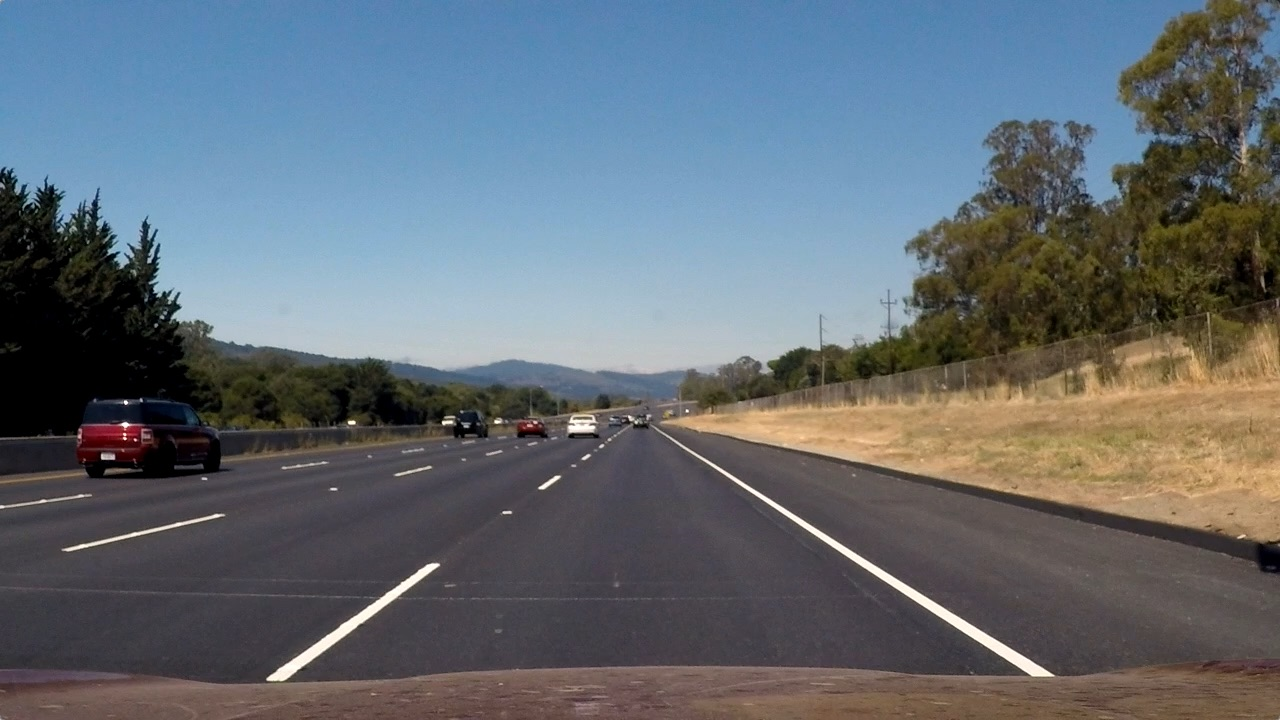
#> input picture test_images/straight_lines2.jpg, 1280 x 720 px
$ python perspective.py
#> lines starting #> are read from the running program, lines starting #| are printed output that depends on the picture; after the words box and inside, x2 and y2 are one past the last pixel; in counts of white or black regions, pixels touching at a corner belong together
### undistort.py
import numpy as np
import cv2


calibration = np.load('camera_cal/calib.npz')
#> (reads camera_cal/calib.npz from the repository)
mtx = calibration['mtx']
dist = calibration['dist']


def undistort(img):
    """Undistort an image using the lecture approach (getOptimalNewCameraMatrix)."""
    h, w = img.shape[:2]
    newCameraMtx, roi = cv2.getOptimalNewCameraMatrix(mtx, dist, (w, h), 0, (w, h))
    return cv2.undistort(img, mtx, dist, None, newCameraMtx)

# [9 lines that do not run on import are left out]

### thresholded_binary.py
import numpy as np
import cv2 as cv

from undistort import undistort


def sobel_x_mask(img, thresh=40, ksize=3):
    """Binary mask of vertical edges (Sobel along the X axis)."""
    gray = cv.cvtColor(img, cv.COLOR_BGR2GRAY)
    gray = cv.GaussianBlur(gray, (5, 5), 0)
    sobelX = cv.Sobel(gray, ddepth=cv.CV_32F, dx=1, dy=0, ksize=ksize)
    absX = np.absolute(sobelX)
    scaled = np.uint8(255 * absX / np.max(absX))
    _, mask = cv.threshold(scaled, thresh, 255, cv.THRESH_BINARY)
    return mask


def color_mask(img):
    """Binary mask of yellow and white lane markings in HSV."""
    hsv = cv.cvtColor(img, cv.COLOR_BGR2HSV)
    yellow = cv.inRange(hsv, np.array([15, 80, 60]), np.array([35, 255, 255]))
    white = cv.inRange(hsv, np.array([0, 0, 200]), np.array([179, 30, 255]))
    return cv.bitwise_or(yellow, white)


def threshold(img):
    """Combine gradient and color into one binary image and remove small specks."""
    combined = cv.bitwise_or(sobel_x_mask(img), color_mask(img))
    kernel = np.ones((3, 3), np.uint8)
    return cv.morphologyEx(combined, cv.MORPH_OPEN, kernel)

# [10 lines that do not run on import are left out]

### perspective.py
import numpy as np
import cv2 as cv

from undistort import undistort
from thresholded_binary import threshold

SRC = np.float32([[598, 460], [706, 460], [1071, 718], [247, 719]])

DST = np.float32([[320, 0], [960, 0], [960, 720], [320, 720]])

M = cv.getPerspectiveTransform(SRC, DST)
M_INV = cv.getPerspectiveTransform(DST, SRC)


def warp(img):
    """Transform an image to the bird's-eye view."""
    h, w = img.shape[:2]
    return cv.warpPerspective(img, M, (w, h), flags=cv.INTER_LINEAR)


if __name__ == '__main__':
    img = undistort(cv.imread('test_images/straight_lines2.jpg'))
#> in undistort, `h, w = img.shape[:2]`: h = 720; w = 1280
#> in undistort, `newCameraMtx, roi = cv2.getOptimalNewCameraMatrix(mtx, dist, (w, h), 0..`: newCameraMtx = [[1044.4, 0, 680.3], [0, 1121, 390.6], [0, 0, 1]]; roi = (0, 0, 1279, 719)

    annotated = img.copy()
    cv.polylines(annotated, [SRC.astype(np.int32)], True, (0, 0, 255), 2)
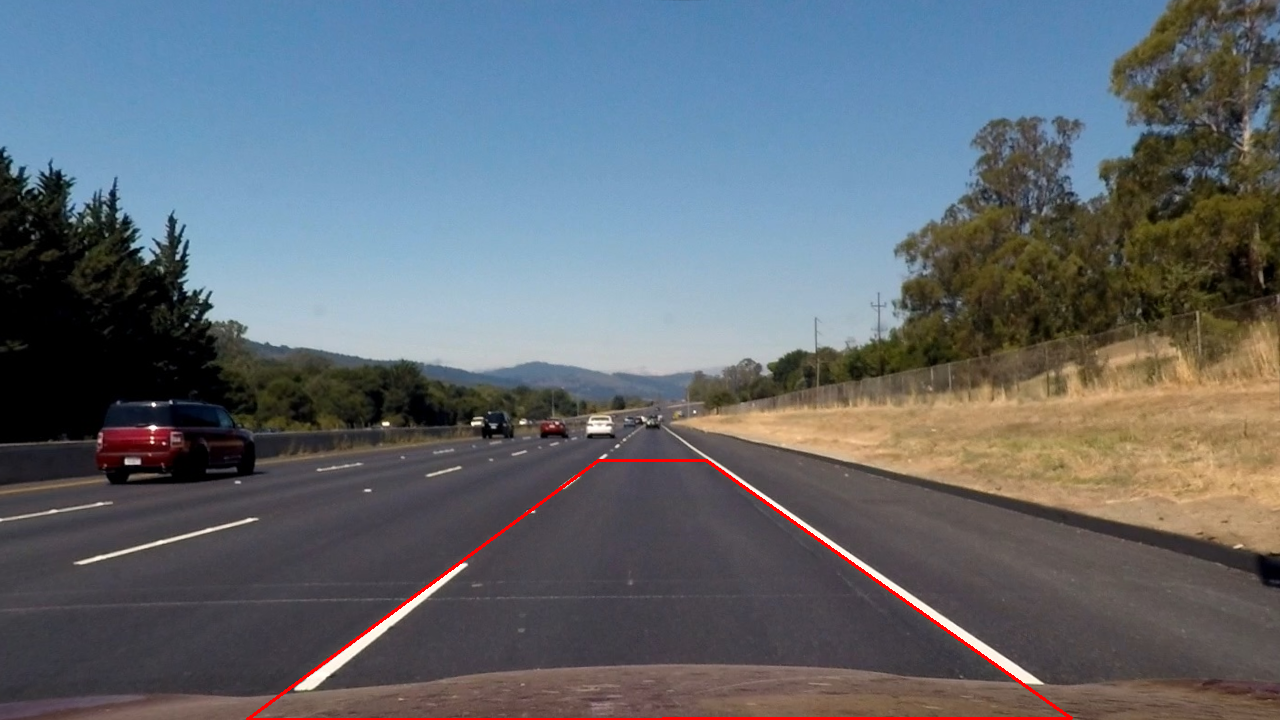
#> annotated: shape (720, 1280, 3); mean of channels 0, 1, 2 112.2, 105.2, 98.5; drawn as B, G, R

    warped = warp(img)
    cv.polylines(warped, [DST.astype(np.int32)], True, (0, 0, 255), 2)
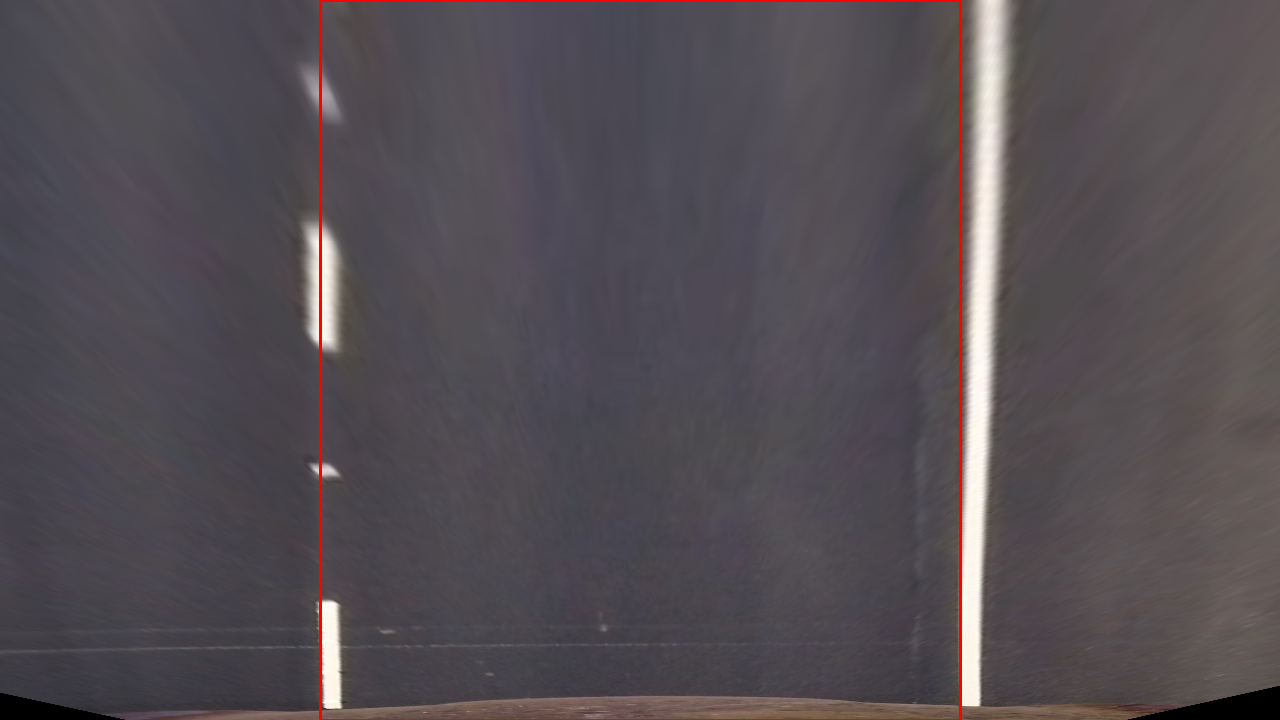
#> warped: shape (720, 1280, 3); mean of channels 0, 1, 2 83.1, 77.6, 84.4; drawn as B, G, R

    cv.imwrite('docs/warped_straight_lines.png', np.hstack((annotated, warped)))

    binary_warped = warp(threshold(img))
#> in sobel_x_mask, `_, mask = cv.threshold(scaled, thresh, 255, cv.THRESH_BINARY)`:
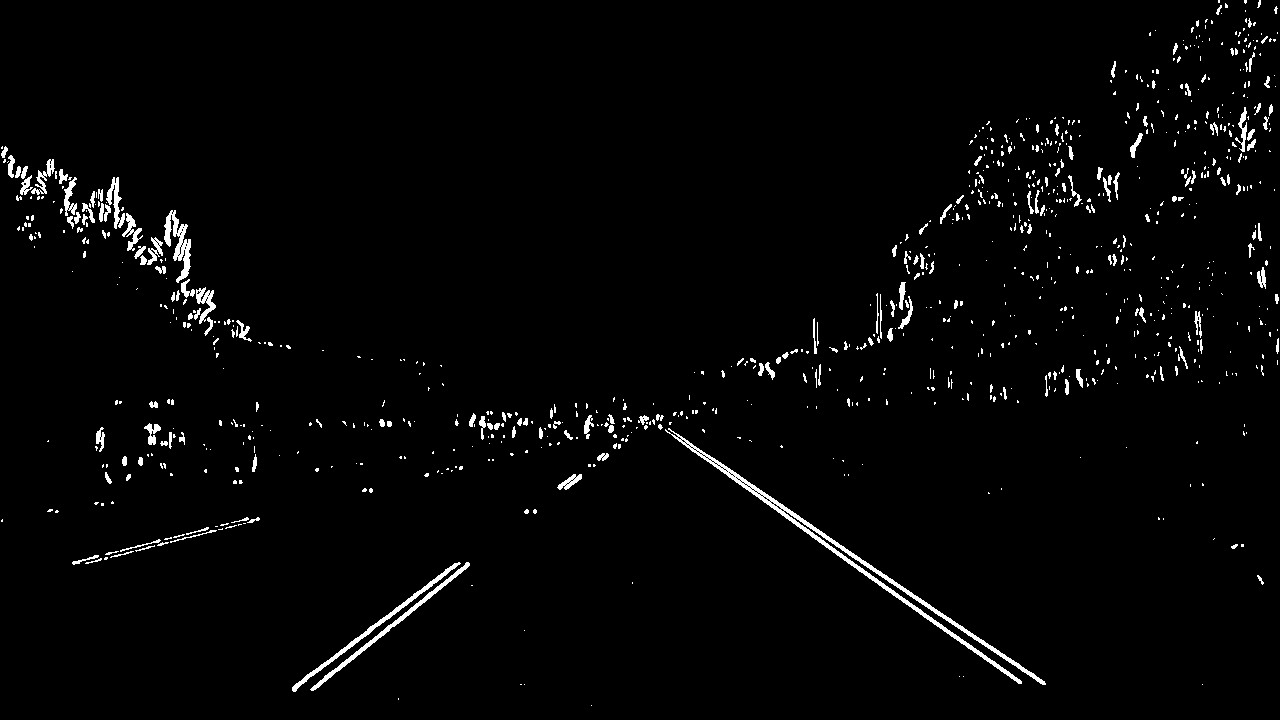
#> mask: shape (720, 1280); 2.2% white; 924 white regions (735 under 20 px), largest, box (x1, y1, x2, y2) and area: (665, 428, 1046, 685) 3325, (292, 562, 461, 692) 909, (310, 562, 470, 691) 881
#> in color_mask, `hsv = cv.cvtColor(img, cv.COLOR_BGR2HSV)`: hsv: shape (720, 1280, 3); mean H, S, V 81.3, 75.5, 125.1
#> in color_mask, `yellow = cv.inRange(hsv, np.array([15, 80, 60]), np.array([35, 255, 25..`: yellow: shape (720, 1280); 12.4% white; 300 white regions (231 under 20 px), largest, box (x1, y1, x2, y2) and area: (681, 149, 1280, 555) 101722, (1116, 0, 1219, 90) 2170, (1187, 36, 1265, 104) 1694
#> in color_mask, `white = cv.inRange(hsv, np.array([0, 0, 200]), np.array([179, 30, 255]))`: white: shape (720, 1280); 1.7% white; 98 white regions (86 under 20 px), largest, box (x1, y1, x2, y2) and area: (254, 325, 770, 368) 9330, (679, 438, 1043, 684) 2858, (295, 563, 467, 690) 1883
#> in color_mask, `return cv.bitwise_or(yellow, white)`: returned value: shape (720, 1280); 14.1% white; 398 white regions (317 under 20 px), largest, box (x1, y1, x2, y2) and area: (681, 149, 1280, 555) 101722, (254, 325, 770, 368) 9330, (679, 438, 1043, 684) 2858
#> in threshold, `combined = cv.bitwise_or(sobel_x_mask(img), color_mask(img))`: combined: shape (720, 1280); 15.9% white; 911 white regions (708 under 20 px), largest, box (x1, y1, x2, y2) and area: (681, 107, 1280, 555) 103534, (254, 325, 770, 368) 9374, (665, 428, 1046, 685) 4902
#> in threshold, `return cv.morphologyEx(combined, cv.MORPH_OPEN, kernel)`: returned value: shape (720, 1280); 14.7% white; 374 white regions (180 under 20 px), largest, box (x1, y1, x2, y2) and area: (682, 288, 1280, 555) 77824, (931, 129, 1277, 352) 18194, (255, 326, 770, 362) 8654
#> in warp (call 2), `return cv.warpPerspective(img, M, (w, h), flags=cv.INTER_LINEAR)`:
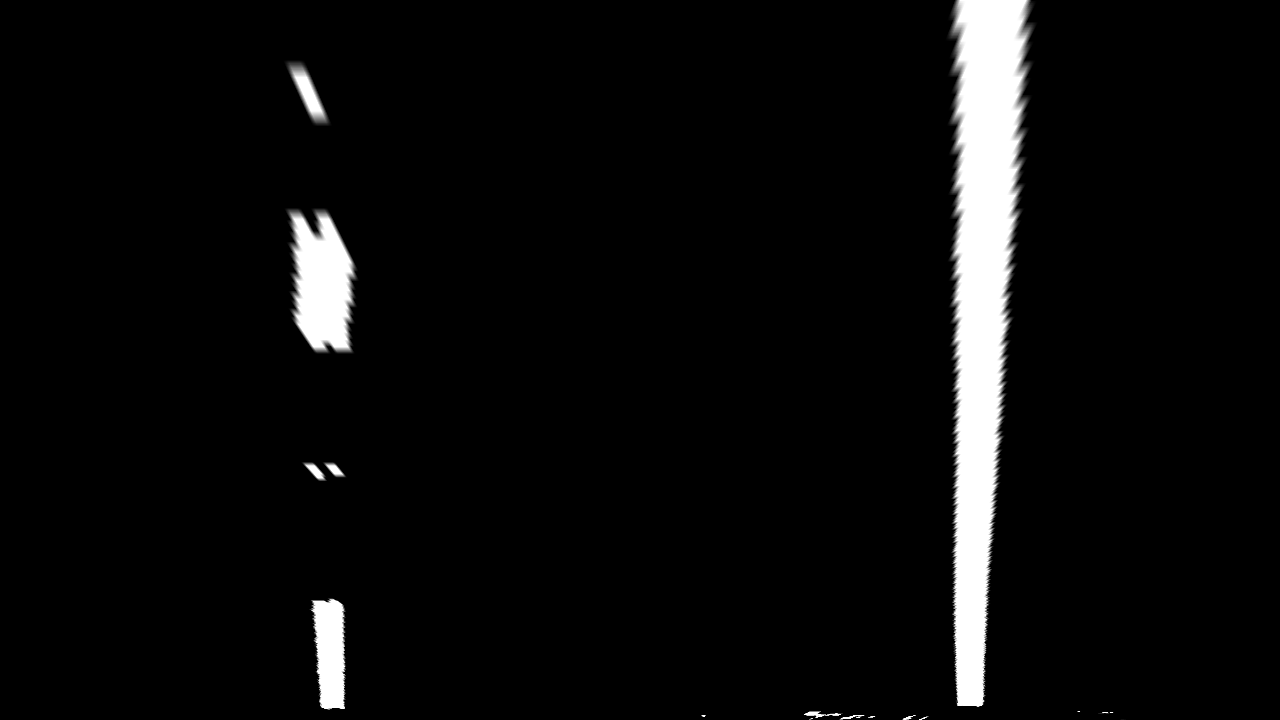
#> returned value: shape (720, 1280); min 0, max 255, mean 12.4
    cv.imwrite('docs/binary_warped.png', binary_warped)

    cv.imshow('Source | Warped', np.hstack((annotated, warped)))
    cv.imshow('Binary warped', binary_warped)
    cv.waitKey(0)
    cv.destroyAllWindows()
